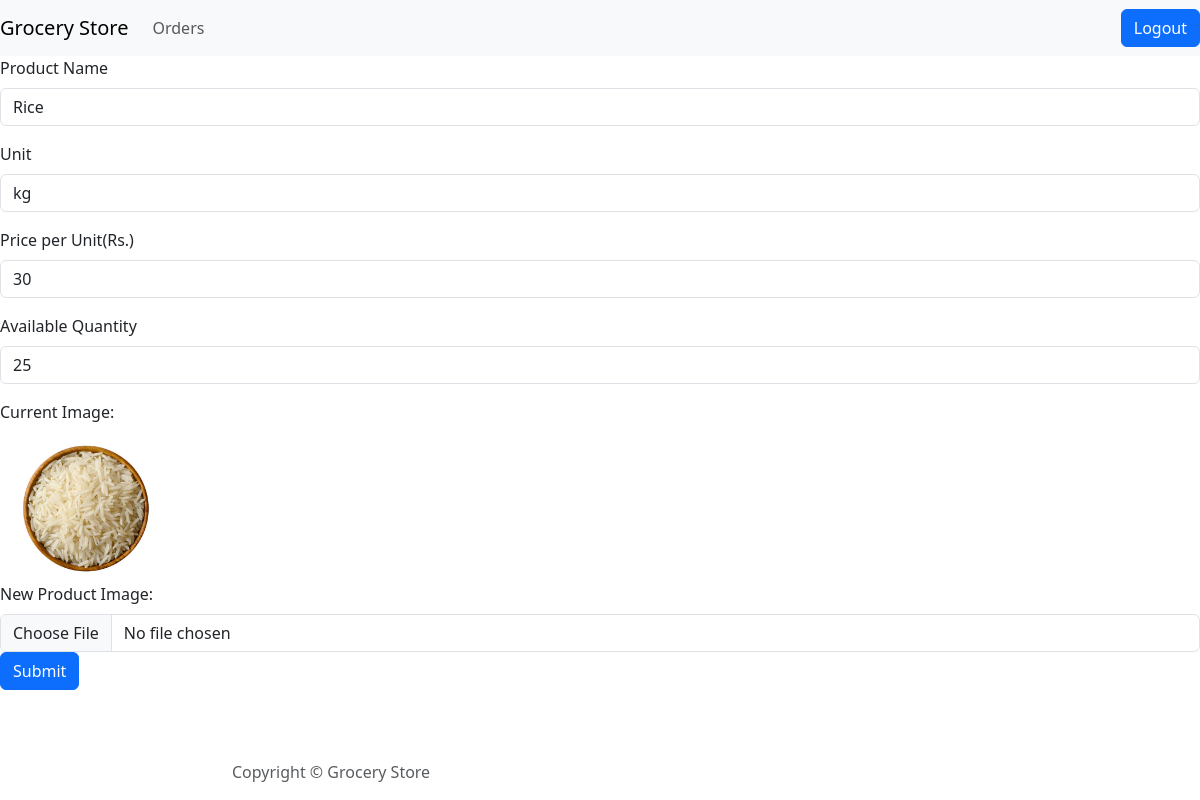
/edititem/1, run on the app's committed database.
### dbmodel.py (models this page shows)
class Product(db.Model):
    pid = db.Column(db.Integer, primary_key=True, nullable=False)
    name = db.Column(db.String(30), nullable=False)
    image_url = db.Column(db.String(200))
    quantity = db.Column(db.Integer, nullable=False)
    unit = db.Column(db.String(5), nullable=False)
    peach = db.Column(db.Integer, nullable=False)
    cid = db.Column(db.Integer, db.ForeignKey("category.cid"))
    carts = db.relationship('Cart', backref='product', lazy=True)

### app.py (the view, shortened to what this page needs)
@app.route("/edititem/<int:pno>",methods=['GET', 'POST'])
def edititem(pno):
    pro= Product.query.get(pno)
    return render_template('edititem.html',pro=pro)

### templates/edititem.html (shortened to what this page needs)
{% extends "layout.html" %}
{% block body %}
<form action="/edititem/{{pro.pid}}" method="post" enctype="multipart/form-data">
    <div class="mb-3">
        <label for="name" class="form-label">Product Name</label>
        <input type="text" class="form-control" id="name" name="name" value="{{pro.name}}">
    </div>
    <div class="mb-3">
        <label for="unit" class="form-label">Unit</label>
        <input type="text" class="form-control" id="unit" name="unit" placeholder="i.e. kg,pc, etc" value="{{pro.unit}}">
    </div>
    <div class="mb-3">
        <label for="peach" class="form-label">Price per Unit(Rs.)</label>
        <input type="number" class="form-control" id="peach" name="peach" value="{{pro.peach}}">
    </div>
    <div class="mb-3">
        <label for="quantity" class="form-label">Available Quantity</label>
        <input type="text" class="form-control" id="quantity" name="quantity" value="{{pro.quantity}}">
    </div>
    <div>
        <p class="form-label">Current Image:</p>
        <img id="image-preview" src="{{ pro.image_url }}" alt="Image Preview">
    </div>
    <div>
        <label for="file" class="form-label">New Product Image:</label>
        <input type="file" class="form-control" name="file" value="{{pro.image_url}}">
    </div>
    <input class="btn btn-primary" type="submit" value="Submit">
</form>
{% endblock %}

### templates/edititem.html (style rules this page uses)
#image-preview { max-width: 175px; max-height: 175px; }

### data on the page
Product: name "Rice", unit "kg", peach "30", quantity "25", image_url (picture)
